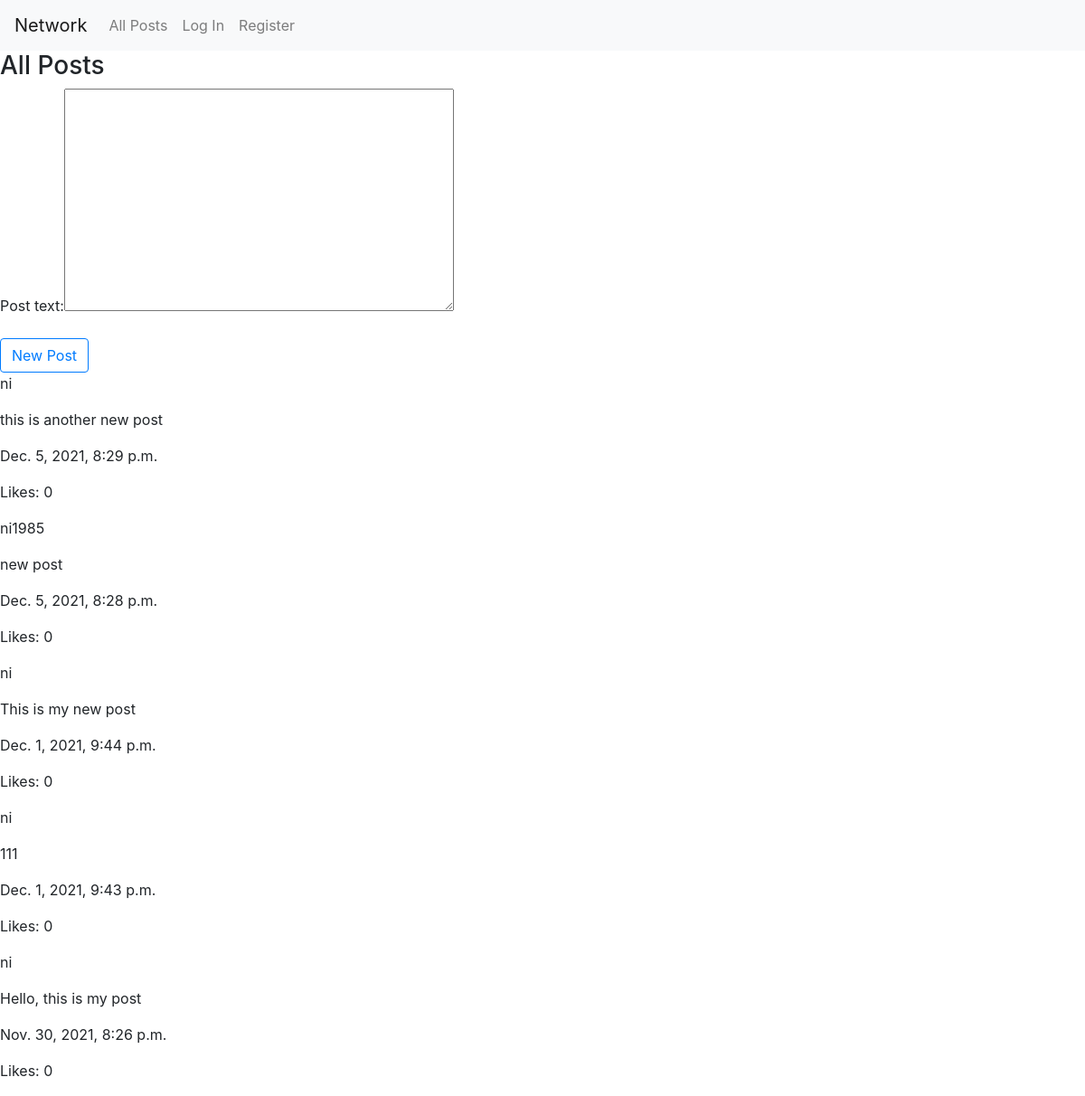
The page / on the database its author committed.
### network/models.py (models this page shows, shortened)
class Post(models.Model):
    creator = models.ForeignKey(
        User,
        on_delete = models.CASCADE)#,
    post_text = models.TextField()
    post_time = models.DateTimeField(auto_now_add=True)
    post_likes = models.IntegerField(default=0)

class User(AbstractUser):
    pass

### network/views.py (the view)
# urls.py: path("", views.index, name="index"),
def index(request):
    if request.method == "POST":
        new_post = PostForm(request.POST)
        if new_post.is_valid():
            post = new_post.save(commit=False)
            post.creator = request.user
            post.save()
        return HttpResponseRedirect(reverse('index'))
    else:
        new_post_form = PostForm()
        posts = Post.objects.select_related('creator').order_by('-post_time')
        return render(request, "network/index.html", {
            'new_post':new_post_form,
            'posts':posts
        })

### network/models.py
class PostForm(ModelForm):
    class Meta:
        model = Post
        fields = ['post_text']

### network/templates/network/index.html (shortened to what this page needs)
{% extends "network/layout.html" %}
{% block body %}
    <h3>All Posts</h3>
    <form action = "{% url 'index' %}" method="post">
        <div class="form-group">
            {{ new_post.as_table }}
        </div>
        <input type="submit" class="btn btn-outline-primary" value="New Post">
    </form>
    <div>
        {% for post in posts %}
        <div>
            <p>{{ post.creator }}</p>
            <p>{{ post.post_text }}</p>
            <p>{{ post.post_time }}</p>
            <p>Likes: {{ post.post_likes }}</p>
        </div>
        {% endfor %}
    </div>
{% endblock %}

### network/templates/network/layout.html (shortened to what this page needs)
{% load static %}
<!DOCTYPE html>
<html lang="en">
    <head>
        <link rel="stylesheet" href="https://stackpath.bootstrapcdn.com/bootstrap/4.4.1/css/bootstrap.min.css">
        <link href="{% static 'network/styles.css' %}" rel="stylesheet">
    </head>
    <body>
        <nav class="navbar navbar-expand-lg navbar-light bg-light">
            <a class="navbar-brand" href="#">Network</a>
            <div>
              <ul class="navbar-nav mr-auto">
                <li class="nav-item">
                  <a class="nav-link" href="{% url 'index' %}">All Posts</a>
                </li>
                {% if user.is_authenticated %}
                    <li class="nav-item">
                        <a class="nav-link" href="#">Following</a>
                    </li>
                    <li class="nav-item">
                        <a class="nav-link" href="{% url 'logout' %}">Log Out</a>
                    </li>
                {% else %}
                    <li class="nav-item">
                        <a class="nav-link" href="{% url 'login' %}">Log In</a>
                    </li>
                    <li class="nav-item">
                        <a class="nav-link" href="{% url 'register' %}">Register</a>
                    </li>
                {% endif %}
              </ul>
            </div>
          </nav>
        <div class="body">
            {% block body %}
            {% endblock %}
        </div>
    </body>
</html>

### rows shown on the page
Post: creator "ni", post_text "this is another new post", post_time "Dec. 5, 2021, 8:29 p.m.", post_likes "0"
Post: creator "ni1985", post_text "new post", post_time "Dec. 5, 2021, 8:28 p.m.", post_likes "0"
Post: creator "ni", post_text "This is my new post", post_time "Dec. 1, 2021, 9:44 p.m.", post_likes "0"
Post: creator "ni", post_text "111", post_time "Dec. 1, 2021, 9:43 p.m.", post_likes "0"
Post: creator "ni", post_text "Hello, this is my post", post_time "Nov. 30, 2021, 8:26 p.m.", post_likes "0"
